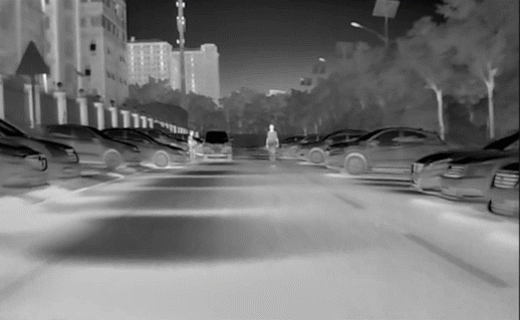
#> input picture source/p1-assets/1_2.png, 520 x 320 px, found by its file name
$ python image.py
#> lines starting #> are read from the running program, lines starting #| are printed output that depends on the picture; after the words box and inside, x2 and y2 are one past the last pixel; in counts of white or black regions, pixels touching at a corner belong together
import cv2
import numpy as np
import matplotlib.pyplot as plt

# read IR image
image_path1 = ".\\source\\p1-assets\\1_2.PNG" #input 1 change here
image_path2 = ".\\source\\p1-assets\\1_1.PNG" #input 2 change here
image_path3 = ".\\II.png" #input 3 change here
def process_images(image_path1, image_path2,image_path3):
#> called with image_path1 = '.\\source\\p1-assets\\1_2.PNG', image_path2 = '.\\source\\p1-assets\\1_1.PNG', image_path3 = '.\\II.png'
    original_image = cv2.imread(image_path1, cv2.IMREAD_GRAYSCALE)
#> original_image: shape (320, 520); min 0, max 251, mean 117.7
    original_image2 = cv2.imread(image_path2, cv2.IMREAD_GRAYSCALE)
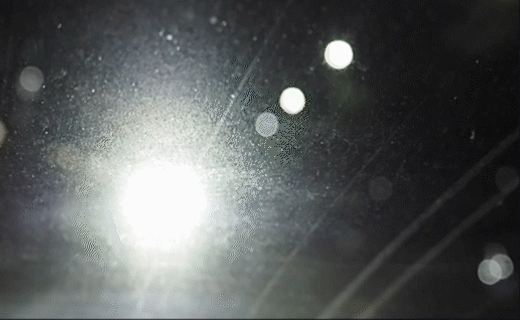
#> input picture source/p1-assets/1_1.png, 520 x 320 px, found by its file name
#> original_image2: shape (320, 520); min 5, max 254, mean 89.8

    # read new image and resize it to match the original images
    new_image = cv2.imread(image_path3, cv2.IMREAD_GRAYSCALE)
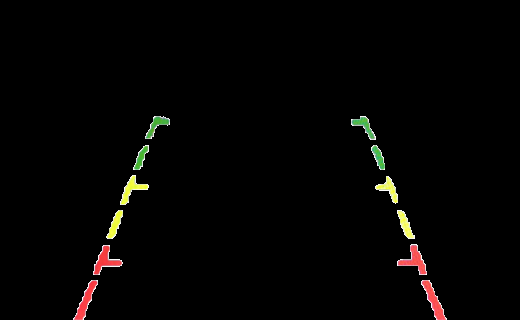
#> input picture II.png, 520 x 320 px, found by its file name
#> new_image: shape (320, 520); min 0, max 255, mean 4.1
    new_image = cv2.resize(new_image, (original_image.shape[1], original_image.shape[0]))

    # Define the trapezoid coordinates
    height, width = original_image.shape
#> height = 320; width = 520
    trapezoid_top = int(height * 0.3)
#> trapezoid_top = 96
    trapezoid_bottom = height
#> trapezoid_bottom = 320
    trapezoid_left = int(width * 0.3)
#> trapezoid_left = 156
    trapezoid_right = int(width * 0.7)
#> trapezoid_right = 364

    # Crop the original image to the trapezoid region
    cropped_image = original_image[trapezoid_top:trapezoid_bottom, trapezoid_left:trapezoid_right]
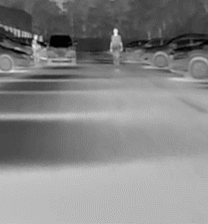
#> cropped_image: shape (224, 208); min 0, max 243, mean 134

    # avg grey intensity of the IR image
    avg_grey = np.mean(original_image)
#> avg_grey = 117.7

    hist = cv2.calcHist([original_image], [0], None, [256], [0, 256])
#> hist = 256 values, max 4343 at index 187, min 0 at index 236, mean 650

    # find most common pixel value
    most_common_pixel_value = np.argmax(hist)
#> most_common_pixel_value = 187

    # use GaussianBlurry to denoise
    blurred_image = cv2.GaussianBlur(original_image, (5, 5), 0)

    # use Canny Algorithm to detect the edge
    lower_threshold = 50
    upper_threshold = 150
    edges = cv2.Canny(blurred_image, lower_threshold, upper_threshold)
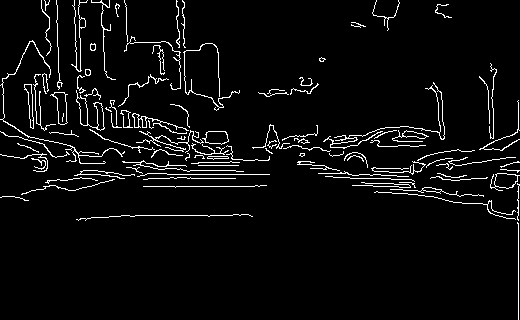
#> edges: shape (320, 520); 4.7% white in thin lines or dots

    # binary setting as thd is most common piexl value
    ret, binary_image = cv2.threshold(edges, most_common_pixel_value, 255, cv2.THRESH_BINARY)
#> ret = 187

    # find contours
    contours, _ = cv2.findContours(binary_image, cv2.RETR_EXTERNAL, cv2.CHAIN_APPROX_SIMPLE)
#> contours = 101 contours, 83 with area under 20; largest, box (x1, y1, x2, y2) and area: (76, 90, 105, 131) 362, (50, 92, 68, 125) 283, (490, 173, 520, 191) 281, (202, 131, 229, 145) 253, (24, 84, 34, 129) 168

    # set area_threshold of a contour, if the area is low than that, the contour will be abandoned
    area_threshold = 10

    # find centers
    # find centers
    centers = []
    for contour in contours:
        area = cv2.contourArea(contour)
        if area > area_threshold:
            M = cv2.moments(contour)
            if M["m00"] != 0:
                cX = int(M["m10"] / M["m00"])
                cY = int(M["m01"] / M["m00"])

                # Check if the center is within the trapezoid
                if trapezoid_top <= cY <= trapezoid_bottom and trapezoid_left <= cX <= trapezoid_right:
                    centers.append((cX, cY))
#> this loop made 101 passes
#> (area, cX, cY) on passes 5, 15, 32, 51, 53, 55, 61, 66, 69, 70, 73, 75: (60.5, 432, 189), (281, 505, 180), (42, 217, 157), (253, 216, 137), (109.5, 413, 134), (35, 169, 139), (127.5, 142, 121), (22.5, 501, 142), (283, 61, 106), (362.5, 90, 112), (168, 29, 102), (49.5, 379, 127)
#> after the loop, centers = [(217, 157), (301, 154), (208, 150), (216, 137), (169, 139), (271, 139)]


    # mark center in IR picture and Visible light picture
    marked_image1 = original_image.copy()
    for center in centers:
        cv2.circle(marked_image1, center, 5, (255, 0, 0), -1)
#> this loop made 6 passes
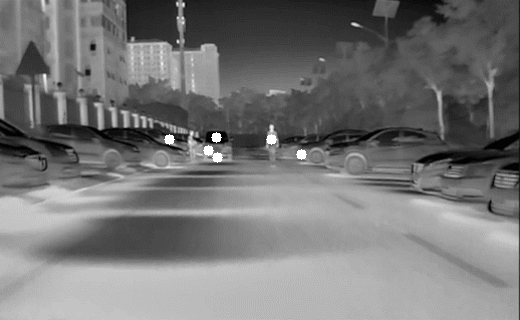
#> marked_image1: shape (320, 520); min 0, max 255, mean 118.2

    marked_image2 = original_image2.copy()
    for center in centers:
        cv2.circle(marked_image2, center, 5, (255, 0, 0), -1)
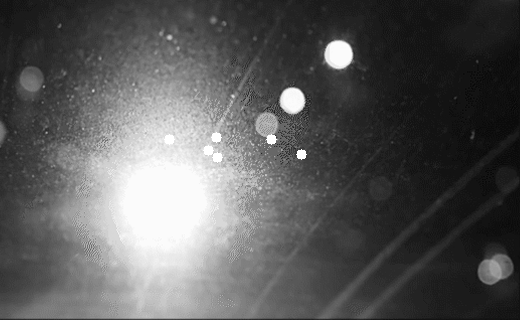
#> marked_image2: shape (320, 520); min 5, max 255, mean 90
    # print(marked_image2.shape)
    # print(new_image.shape)

    # overlay the new image on the marked images
    overlay_alpha = 0.5  # define the transparency level
    marked_image1 = cv2.addWeighted(marked_image1, 1 - overlay_alpha, new_image, overlay_alpha, 0)
    marked_image2 = cv2.addWeighted(marked_image2, 1 - overlay_alpha, new_image, overlay_alpha, 0)
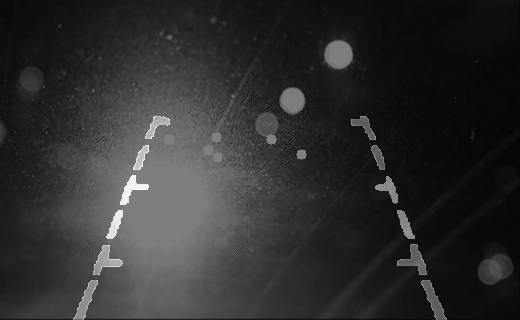
#> marked_image2: shape (320, 520); min 2, max 252, mean 47.1

    return centers,marked_image1,marked_image2,original_image,edges

centers, marked_image1,marked_image2,original_image,edges= process_images(image_path1,image_path2,image_path3)
# output
plt.subplot(1, 3, 1)
plt.imshow(original_image, cmap='gray')
plt.title('Original Image')

plt.subplot(1, 3, 2)
plt.imshow(edges, cmap='gray')
plt.title('Edge Detection')

plt.subplot(1, 3, 3)
plt.imshow(marked_image1, cmap='gray')
plt.title('Centers Marked')

# plt.subplot(1, 4, 4)
# plt.imshow(marked_image2,cmap='plasma')
# plt.title('Centers Marked')
cv2.imwrite('marked_image1.png', marked_image1)

plt.show()
